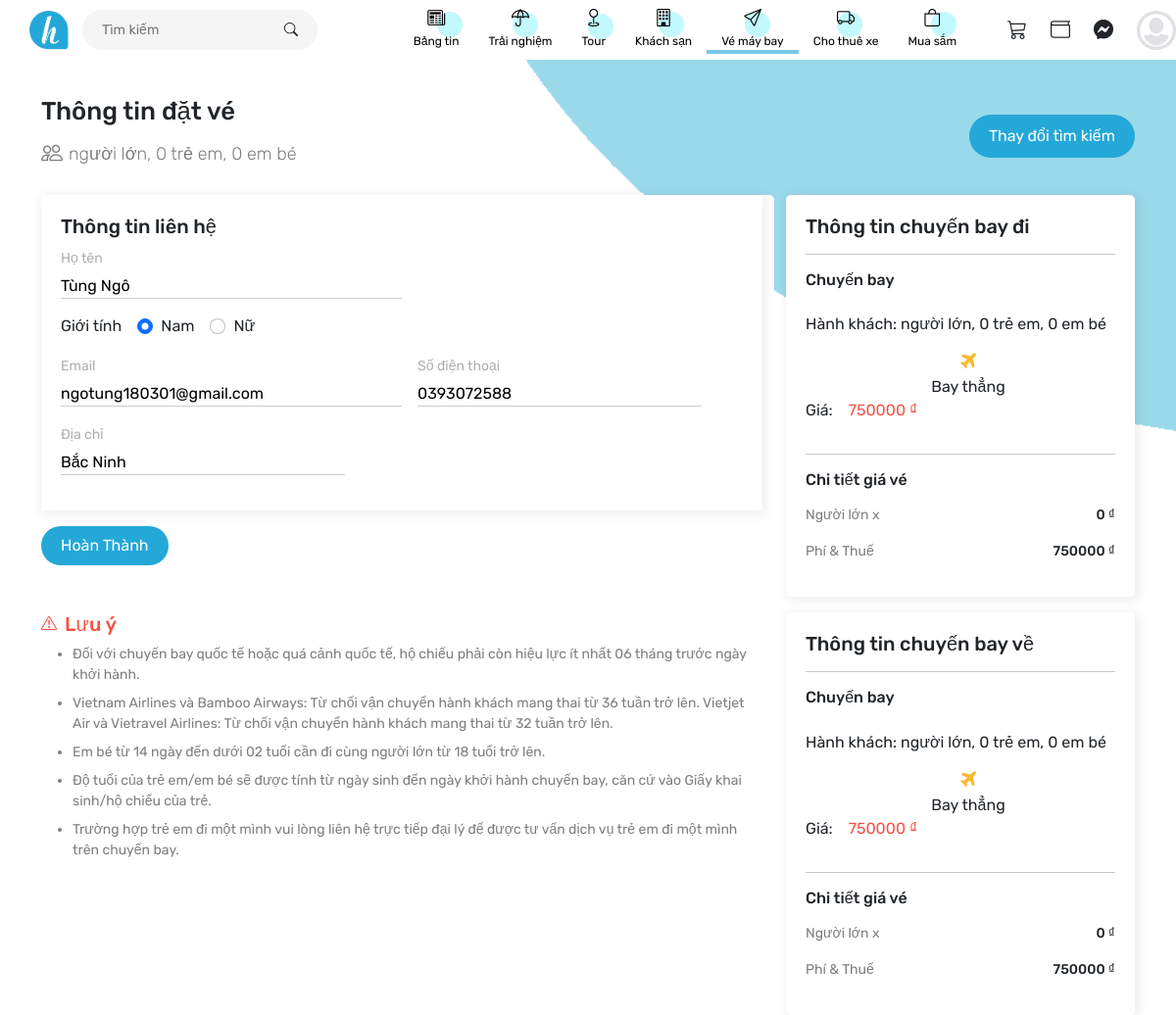
/information2.php (signed in), run on the app's committed database.
### tables this page shows
CREATE TABLE `user_login` (
  `id` int(11) NOT NULL,
  `firstname` varchar(100) NOT NULL,
  `lastname` varchar(100) NOT NULL,
  `email` varchar(100) NOT NULL,
  `password` char(200) NOT NULL,
  `sdt` char(10) NOT NULL,
  `avatar` char(200) NOT NULL,
  `sex` bit(1) NOT NULL,
  `adress` varchar(100) NOT NULL
);

### information2.php (the view, shortened to what this page needs)
<?php include('header.php') ?>
<?php
    $adult = $_GET['adult'];
    if($_GET['children']=='' || $_GET['children']=='0' ){
        $children = 0;
    }else{
        $children = $_GET['children'];
    }
    if($_GET['baby']=='' || $_GET['baby']=='0'){
        $baby = 0;
    }else{
        $baby = $_GET['baby'];
    }
    $code_flight1 = $_GET['code_flight_1'];
    $code_flight2 = $_GET['code_flight_2'];
    $L1 = $_GET['L1'];
    $L2 = $_GET['L2'];
?>
<div id="main">
    <div class="container">
        <div class="row">
            <div class="main-top mt-6">
                <h2 class="main-title">
                    Thông tin đặt vé
                    <div class="people mt-3">
                        <i class="bi bi-people"></i>
                        <span>
                            <?php
                                    echo ' người lớn, ';
                                    if($children != '') {
                                        echo $children;
                                        echo ' trẻ em, ';
                                    }
                                    if($baby != '') {
                                        echo $baby;
                                        echo ' em bé';
                                    }
                                ?>
                        </span>
                    </div>
                </h2>
                <div class="main-btn"> <a href="index.php">Thay đổi tìm kiếm</a> </div>
            </div>
            <?php
                require_once "admin/connect.php";
                        if(isset($_SESSION['USER'])){
                            $id = $_SESSION['USER'];
                            $query = "SELECT * FROM user_login WHERE id = $id";
                            $result = mysqli_query($conn,$query);
                            $data = mysqli_fetch_assoc($result);
                        }
            ?>
            <div class="col-md-8 info-left">
                <form autocomplete action="pay2.php?adult=<?php echo $adult?>&children=<?php echo $children?>&baby=<?php echo $baby?>&code_flight1=<?php echo $code_flight1?>&code_flight2=<?php echo $code_flight2?>&chair1=<?php echo $L1?>&chair2=<?php echo $L2?>" method="post">
                    <div class="info-top">
                        <h5>Thông tin liên hệ</h5>
                        <div class="info-name d-flex">
                            <div class="input-bookTicket col-md-6 mb-3 me-3">
                                <span>Họ tên</span>
                                <input class="name" type="text" value="<?php echo $data['firstname'] . ' ' . $data['lastname'] ?>">
                            </div>
                        </div>
                        <div class="info-radio d-flex">
                            <p class="pe-3">Giới tính</p>
                            <?php
                                if($data['sex']==1){
                                    echo '<div class="form-check form-check-inline">';
                                    echo '<input name="gt" class="form-check-input" type="radio" checked="true" value="1">';
                                    echo '<label class="form-check-label" for="inlineRadio1">Nam</label>';
                                    echo '</div>';
                                    echo '<div class="form-check form-check-inline">';
                                    echo '<input name="gt" class="form-check-input" type="radio" value="0">';
                                    echo '<label class="form-check-label" for="inlineRadio1">Nữ</label>';
                                    echo '</div>';
                                }
                                ?>
                        </div>
                        <div class="email d-flex">
                            <div class="input-bookTicket col-md-6 mb-3 me-3">
                                <span>Email</span>
                                <input type="text" value="<?php echo $data['email']?>">
                            </div>
                            <div class="input-bookTicket col-md-5 mb-3">
                                <span>Số điện thoại</span>
                                <input type="text" value="<?php echo $data['sdt']?>">
                            </div>
                        </div>
                        <div class="input-bookTicket col-md-5 mb-3">
                            <span>Địa chỉ</span>
                            <input type="text" value="<?php echo $data['adress']?>">
                        </div>
                    </div>
                <button style="border:none;" type="submit" class="btn-bookT mt-3 mb-5" id="submit">Hoàn Thành</button>
                </form>
                <div class="note">
                    <div class="note-warning d-flex">
                        <i class="bi bi-exclamation-triangle red pe-2"></i>
                        <h5 class="red">Lưu ý</h5>
                    </div>
                    <ul class="note-list mb-5">
                        <li class="note-item mb-2">Đối với chuyến bay quốc tế hoặc quá cảnh quốc tế, hộ chiếu phải còn hiệu lực ít nhất 06 tháng trước ngày khởi hành.</li>
                        <li class="note-item mb-2">Vietnam Airlines và Bamboo Airways: Từ chối vận chuyển hành khách mang thai từ 36 tuần trở lên. Vietjet Air và Vietravel Airlines: Từ chối vận chuyển hành khách mang thai từ 32 tuần trở lên.</li>
                        <li class="note-item mb-2">Em bé từ 14 ngày đến dưới 02 tuổi cần đi cùng người lớn từ 18 tuổi trở lên.</li>
                        <li class="note-item mb-2">Độ tuổi của trẻ em/em bé sẽ được tính từ ngày sinh đến ngày khởi hành chuyến bay, căn cứ vào Giấy khai sinh/hộ chiếu của trẻ.</li>
                        <li class="note-item">Trường hợp trẻ em đi một mình vui lòng liên hệ trực tiếp đại lý để được tư vấn dịch vụ trẻ em đi một mình trên chuyến bay.</li>
                    </ul>
                </div>
            </div>
            <div class="col-md-12 col-lg-4 info-rights">
                <div class="info-right">
                    <h5>Thông tin chuyến bay đi</h4>
                    <hr>
                    <div class="infoFly">
                        <div class="infoFly-title">
                            <h6>Chuyến bay</h6>
                        </div>
                        <?php
                            require_once "admin/connect.php";
                                $query = "SELECT * FROM list_flight WHERE code_flight = '$code_flight1'";
                                $result = mysqli_query($conn,$query);
                                $data = mysqli_fetch_assoc($result);
                                $Price = 0;
                                if($L1='1'){
                                    $Price = $data['Price_L1'];
                                }else {
                                    $Price = $data['Price_L2'];
                                }
                                $price1 = ($Price + (int)('573000'))*$adult;
                                if($children != '') {
                                    $price2 = ($Price + (int)('473000'))*$children;
                                }
                                else{
                                    $price2 = 0;
                                }
                                if($baby != '') {
                                    $price3 = ($Price + (int)('7000'))*$baby;
                                }
                                else{
                                    $price3 = 0;
                                }
                                $totalPrice = (int)$price1 + (int)$price2 + (int)$price3 + 750000;
                        ?>
                        <div class="infoFly-time">
                            <p class="infoFly-customer">Hành khách:
                                <?php
                                    echo ' người lớn, ';
                                    if($children != '') {
                                        echo $children;
                                        echo ' trẻ em, ';
                                    }
                                    if($baby != '') {
                                        echo $baby;
                                        echo ' em bé';
                                    }
                                ?>
                            </p>
                        </div>
                        <div class="ticket-logo">
                            <div class="ticket-icon ms-3">
                                <i class="fa fa-plane" style="font-size: 20px; color: rgb(250, 186, 49)"></i>
                                <p>Bay thẳng</p>
                            </div>
                        </div>
                        <div class="info-price">
                            <p>Giá: </p>
                            <p class="red ps-3">
                                <?php echo $totalPrice . ' ₫'?>
                            </p>
                        </div>
                        <hr>
                        <div class="info-bottom">
                            <h6>Chi tiết giá vé</h6>
                            <div class="adult mt-3">
                                <p class="adult-text">Người lớn x
                                </p>
                                <div class="aldult-price">
                                    <?php echo $price1 . ' ₫'?>
                                </div>
                            </div>
                            <div class="adult">
                                <p class="adult-text">Phí & Thuế</p>
                                <div class="aldult-price">750000 ₫</div>
                            </div>
                        </div>
                    </div>
                </div>
                <div class="info-right mt-3">
                    <h5>Thông tin chuyến bay về</h4>
                    <hr>
                    <div class="infoFly">
                        <div class="infoFly-title">
                            <h6>Chuyến bay</h6>
                        </div>
                        <?php
                            require_once "admin/connect.php";
                                $query = "SELECT * FROM list_flight WHERE code_flight = '$code_flight2'";
                                $result = mysqli_query($conn,$query);
                                $data = mysqli_fetch_assoc($result);
                                $Price = 0;
                                if($L2='1'){
                                    $Price = $data['Price_L1'];
                                }else {
                                    $Price = $data['Price_L2'];
                                }
                                $price1 = ($Price + (int)('573000'))*$adult;
                                if($children != '') {
                                    $price2 = ($Price + (int)('473000'))*$children;
                                }
                                else{
                                    $price2 = 0;
                                }
                                if($baby != '') {
                                    $price3 = ($Price + (int)('7000'))*$baby;
                                }
                                else{
                                    $price3 = 0;
                                }
                                $totalPrice = (int)$price1 + (int)$price2 + (int)$price3 + 750000;
                        ?>
                        <div class="infoFly-time">
                            <p class="infoFly-customer">Hành khách:
                                <?php
                                    echo ' người lớn, ';
                                    if($children != '') {
                                        echo $children;
                                        echo ' trẻ em, ';
                                    }
                                    if($baby != '') {
                                        echo $baby;
                                        echo ' em bé';
                                    }
                                ?>
                            </p>
                        </div>
                        <div class="ticket-logo">
                            <div class="ticket-icon ms-3">
                                <i class="fa fa-plane" style="font-size: 20px; color: rgb(250, 186, 49)"></i>
                                <p>Bay thẳng</p>
                            </div>
                        </div>
                        <div class="info-price">
                            <p>Giá: </p>
                            <p class="red ps-3">
                                <?php echo $totalPrice . ' ₫'?>
                            </p>
                        </div>
                        <hr>
                        <div class="info-bottom">
                            <h6>Chi tiết giá vé</h6>
                            <div class="adult mt-3">
                                <p class="adult-text">Người lớn x
                                </p>
                                <div class="aldult-price">
                                    <?php echo $price1 . ' ₫'?>
                                </div>
                            </div>
                            <div class="adult">
                                <p class="adult-text">Phí & Thuế</p>
                                <div class="aldult-price">750000 ₫</div>
                            </div>
                        </div>
                    </div>
                </div>
            </div>
        </div>
    </div>
</div>
<?php include('footer.php') ?>

### assets/css/base.css (style rules this page uses)
* { margin: 0; padding: 0; box-sizing: border-box; font-family: 'Rubik', sans-serif; }
body { position: relative; background-image: url(../img/bg.png); background-attachment: fixed; background-size: cover; background-repeat: no-repeat; z-index: -1; }
:root { --text-color: #7e7e7e; --primary-color: #24a8d8; --second-color: #c2f9ff; --gray-color: #e7e7e8; --header-mg: 98px; --price--color: #f55145; }
#main { margin-top: var(--header-mg); }
.container { width: calc(100% + 16px); }

### assets/css/style.css (style rules this page uses)
.main-top { display: flex; justify-content: space-between; align-items: center; }
.main-title { font-size: 1.6rem; }
.main-btn { border-radius: 50px; padding: 10px 20px; background-color: #0ac46b; outline: none; color: #fff; cursor: pointer; }
.input-bookTicket { position: relative; }
.input-bookTicket span { font-size: 14px; color: #aeaeae; }
.input-bookTicket input[type="text"] { margin-top: 5px; padding-left: 40px; outline: none; border: none; border-bottom: 1px solid #ccc; width: 100%; font-size: 1rem; }
.btn-bookT { padding: 8px 20px; background-color: var(--primary-color); border-radius: 30px; color: #fff; cursor: pointer; display: inline-block; }

### assets/css/ticket.css (style rules this page uses)
.main-top { margin-bottom: 20px; }
.main-btn { background-color: var(--primary-color); }
.main-btn:hover a, .main-btn a { text-decoration: none; color: #fff; }
.people { font-size: 18px; font-weight: 100; display: flex; align-items: center; color: var(--text-color); }
.people i { font-size: 22px; padding-right: 6px; }
.ticket-logo-s, .ticket-logo { display: flex; align-items: center; justify-content: space-between; }
.ticket-logo p { margin-bottom: 0; }
.red { color: var(--price--color); }
.ticket-icon, .time { text-align: center; }

### assets/css/infomation.css (style rules this page uses)
.info-left { background-color: #fff; border-radius: 5px; }
.info-left .input-bookTicket input[type="text"] { padding-left: 0; }
.info-top { box-shadow: 2px 2px 10px 3px rgba(0, 0, 0, 0.06); padding: 20px; }
.note-item { font-size: 14px; color: var(--text-color); }
.info-right { background-color: #fff; padding: 20px; border-radius: 5px; box-shadow: 2px 2px 10px 3px rgba(0, 0, 0, 0.06); }
.infoFly-title { display: flex; justify-content: space-between; align-items: center; }
.infoFly-title { margin-bottom: 0; }
.infoFly-customer { font-size: 16px; }
.info-price { display: flex; }
.adult { display: flex; justify-content: space-between; }
.adult-text { font-size: 14px; color: var(--text-color); }
.aldult-price { font-size: 14px; font-weight: 500; }

### data on the page
user_login: firstname+lastname "Tùng Ngô", email "ngotung180301@gmail.com", sdt "0393072588", adress "Bắc Ninh"

### other printed values
$children "0"
$baby "0"
$totalPrice "750000"
$price1 "0"
